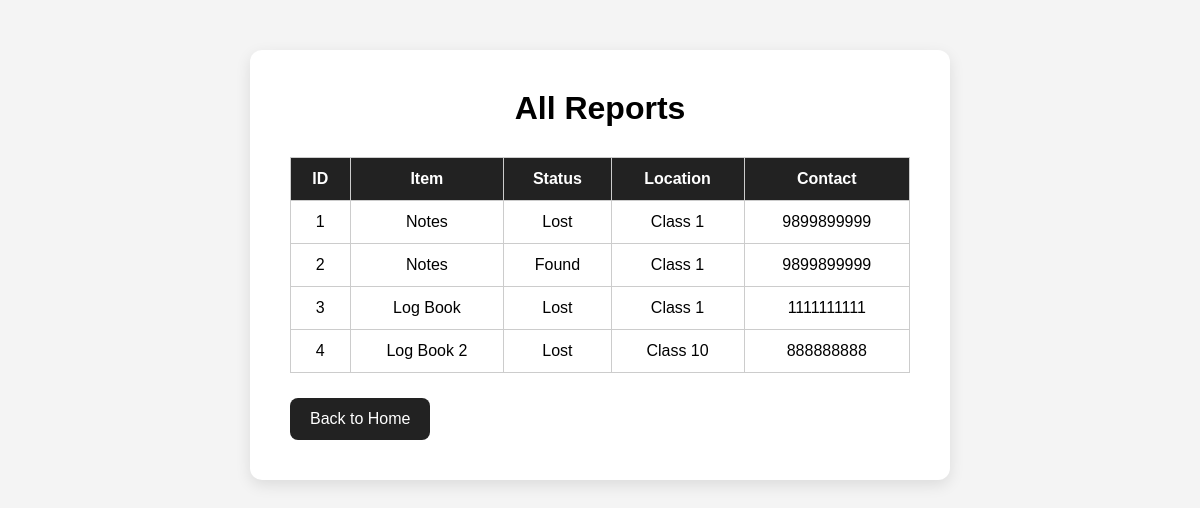
Page /reports on the committed database.
### tables this page shows
CREATE TABLE reports (

    id INTEGER PRIMARY KEY AUTOINCREMENT,
    item_name TEXT,
    status TEXT,
    location TEXT,
    contact TEXT

);

### app.py (the view)
@app.route('/reports')
def reports():
    conn = sqlite3.connect('lostfound.db')
    cursor = conn.cursor()
    cursor.execute('SELECT * FROM reports')
    data = cursor.fetchall()
    conn.close()
    return render_template(
        'reports.html',
        reports=data
    )

### templates/reports.html (shortened to what this page needs)
<!DOCTYPE html>
<html>
<head>
    <link rel="stylesheet"
          href="{{ url_for('static', filename='style.css') }}">
</head>
<body>
    <div class="container">
        <h1>All Reports</h1>
        <table>
            <tr>
                <th>ID</th>
                <th>Item</th>
                <th>Status</th>
                <th>Location</th>
                <th>Contact</th>
            </tr>
            {% for item in reports %}
            <tr>
                <td>{{ item[0] }}</td>
                <td>{{ item[1] }}</td>
                <td>{{ item[2] }}</td>
                <td>{{ item[3] }}</td>
                <td>{{ item[4] }}</td>
            </tr>
            {% endfor %}
        </table>
        <a href="/" class="view-btn">
            Back to Home
        </a>
    </div>
</body>
</html>

### static/style.css (style rules this page uses)
* { margin:0; padding:0; box-sizing:border-box; font-family:Arial, sans-serif; }
body { background:#f4f4f4; }
.container { width:80%; max-width:700px; margin:50px auto; background:white; padding:40px; border-radius:12px; box-shadow:0 5px 15px rgba(0,0,0,0.1); }
h1 { text-align:center; margin-bottom:30px; }
.view-btn { display:inline-block; margin-top:25px; text-decoration:none; background:#222; color:white; padding:12px 20px; border-radius:8px; }
table { width:100%; border-collapse:collapse; }
table th, table td { border:1px solid #ccc; padding:12px; text-align:center; }
table th { background:#222; color:white; }

### rows in the picture
reports: id "1", item_name "Notes", status "Lost", location "Class 1", contact "9899899999"
reports: id "2", item_name "Notes", status "Found", location "Class 1", contact "9899899999"
reports: id "3", item_name "Log Book", status "Lost", location "Class 1", contact "1111111111"
reports: id "4", item_name "Log Book 2", status "Lost", location "Class 10", contact "888888888"
